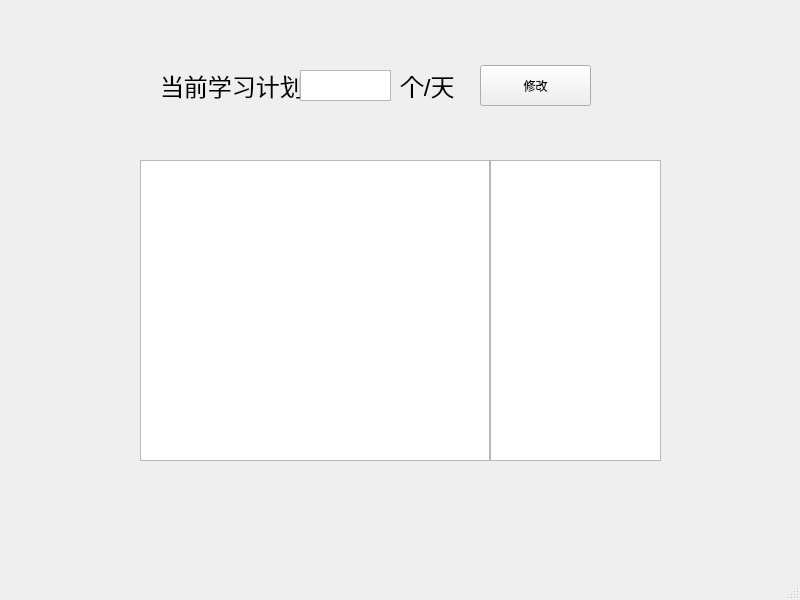
<?xml version="1.0" encoding="UTF-8"?>
<ui version="4.0">
 <class>MainWindow</class>
 <widget class="QMainWindow" name="MainWindow">
  <property name="geometry">
   <rect>
    <x>0</x>
    <y>0</y>
    <width>800</width>
    <height>600</height>
   </rect>
  </property>
  <property name="windowTitle">
   <string>MainWindow</string>
  </property>
  <widget class="QWidget" name="centralwidget">
   <widget class="QLabel" name="label">
    <property name="geometry">
     <rect>
      <x>160</x>
      <y>70</y>
      <width>151</width>
      <height>31</height>
     </rect>
    </property>
    <property name="font">
     <font>
      <pointsize>18</pointsize>
     </font>
    </property>
    <property name="text">
     <string>当前学习计划：</string>
    </property>
   </widget>
   <widget class="QTextBrowser" name="textBrowser">
    <property name="geometry">
     <rect>
      <x>300</x>
      <y>70</y>
      <width>91</width>
      <height>31</height>
     </rect>
    </property>
   </widget>
   <widget class="QLabel" name="label_2">
    <property name="geometry">
     <rect>
      <x>400</x>
      <y>70</y>
      <width>151</width>
      <height>31</height>
     </rect>
    </property>
    <property name="font">
     <font>
      <pointsize>18</pointsize>
     </font>
    </property>
    <property name="text">
     <string>个/天</string>
    </property>
   </widget>
   <widget class="QPushButton" name="pushButton">
    <property name="geometry">
     <rect>
      <x>480</x>
      <y>65</y>
      <width>111</width>
      <height>41</height>
     </rect>
    </property>
    <property name="text">
     <string>修改</string>
    </property>
   </widget>
   <widget class="Line" name="line">
    <property name="geometry">
     <rect>
      <x>480</x>
      <y>160</y>
      <width>20</width>
      <height>301</height>
     </rect>
    </property>
    <property name="orientation">
     <enum>Qt::Vertical</enum>
    </property>
   </widget>
   <widget class="QListWidget" name="listWidget">
    <property name="geometry">
     <rect>
      <x>140</x>
      <y>160</y>
      <width>350</width>
      <height>301</height>
     </rect>
    </property>
    <property name="autoFillBackground">
     <bool>true</bool>
    </property>
    <property name="editTriggers">
     <set>QAbstractItemView::NoEditTriggers</set>
    </property>
    <property name="selectionMode">
     <enum>QAbstractItemView::SingleSelection</enum>
    </property>
    <property name="isWrapping" stdset="0">
     <bool>false</bool>
    </property>
    <property name="wordWrap">
     <bool>true</bool>
    </property>
   </widget>
   <widget class="QListWidget" name="listWidget_2">
    <property name="geometry">
     <rect>
      <x>490</x>
      <y>160</y>
      <width>171</width>
      <height>301</height>
     </rect>
    </property>
    <property name="editTriggers">
     <set>QAbstractItemView::NoEditTriggers</set>
    </property>
    <property name="wordWrap">
     <bool>true</bool>
    </property>
   </widget>
  </widget>
  <widget class="QStatusBar" name="statusbar"/>
 </widget>
 <resources/>
 <connections>
  <connection>
   <sender>pushButton</sender>
   <signal>clicked()</signal>
   <receiver>MainWindow</receiver>
   <slot>modify_num()</slot>
   <hints>
    <hint type="sourcelabel">
     <x>567</x>
     <y>77</y>
    </hint>
    <hint type="destinationlabel">
     <x>656</x>
     <y>77</y>
    </hint>
   </hints>
  </connection>
 </connections>
 <slots>
  <slot>modify_num()</slot>
 </slots>
</ui>
